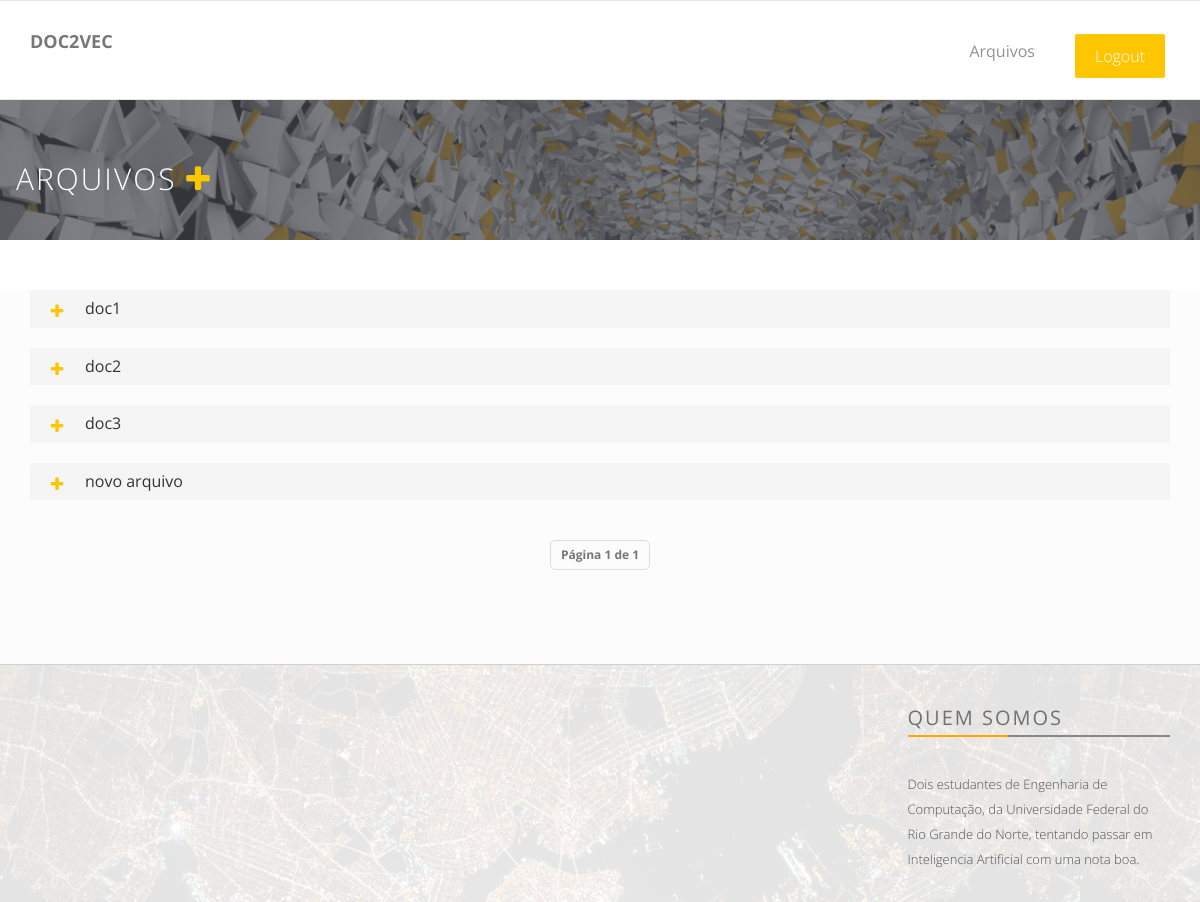
The page /arquivos/ (signed in) on the database its author committed.
### website/models.py (models this page shows, shortened)
class Document(models.Model):
    user = models.ForeignKey(User, on_delete=models.CASCADE)
    title = models.CharField("Título", max_length=200, validators=[min_length, deny_href])
    doc = models.FileField("Documento", upload_to=url_docs, validators=[validate_file_extension])
    date = models.DateTimeField("Data", editable=False, default=timezone.now)

### website/views/doc_views.py (the view, shortened to what this page needs)
# urls.py: url(r'^arquivos/$', DocumentView.as_view(), name='doc_view'),
@method_decorator(login_required, name='dispatch')
class DocumentView(View):
    def get(self, request, *args, **kwargs):
        view = DocumentList.as_view()
        return view(request, *args, **kwargs)

### website/views/doc_views.py (called while the page is built)
    def get_context_data(self, **kwargs):
        context = super(DocumentList, self).get_context_data(**kwargs)
        context['doc_form'] = self.doc_form
        context['doc_error'] = self.request.session.pop('doc_error', None)
        return context

### website/templates/website/docs/docs.html (shortened to what this page needs)
{% extends "website/base.html" %}
{% block content %}
{% load static %}
        <link rel="stylesheet" href="{% static 'css/docs.css' %}">
        <div class="page-head">
           <div class="container">
               <div class="row">
                   <div class="page-head-content">
                       <h1 class="page-title">Arquivos <a id="add-doc-btn" href="#new-doc" ><span class="fa fa-plus"></span></a></h1>
                   </div>
               </div>
           </div>
       </div>
       <div class="content-area recent-property" style="background-color: #FCFCFC; padding-bottom: 55px;">
           <div class="container">
               <div class="row row-feat">
                   <div class="col-md-12 feat-list">
                         {% for doc in documents %}
                           <div class="panel-group">
                               <div class="panel panel-default">
                                   <div class="panel-heading">
                                        <h4 class="panel-title fqa-title" data-toggle="collapse" data-target="#doc{{doc.pk}}" >
                                           {{doc.title}}
                                        </h4>
                                   </div>
                               </div>
                           </div>
                          {% endfor %}
                   </div>
               </div>
                <div class="col-md-12 text-center">
                 <ul class="pagination pagination-sm">
                   <li class="page-item disabled" >
                     <a class="page-link" style="cursor:default;">
                       Página {{ page_obj.number }} de {{ page_obj.paginator.num_pages }}
                     </a>
                   </li>
                 </ul>
               </div>
           </div>
       </div>
{% endblock %}

### website/static/third-party/theme/assets/css/style.css (style rules this page uses)
html, body { width: 100%; overflow-x: hidden; }
body { height:100%; font-family: 'Open Sans', sans-serif; font-weight: 300; padding:0; margin:0; font-size:14px; line-height: 28px; color: #777; background: #fff; position: relative; }
h1, .h1, h2, .h2, h3, .h3, h4, .h4, h5, .h5, h6, .h6, p, .navbar, .brand, .btn-simple { -moz-osx-font-smoothing: grayscale; -webkit-font-smoothing: antialiased; }
h1, .h1, h2, .h2, h3, .h3, h4, .h4 { font-weight: 400; }
h1, .h1 { font-size: 52px; }
h4, .h4 { font-size: 22px; }
a { color: #d27e04; outline: 0; font-weight: bold; -webkit-transition: all .8s ease; transition: all .8s ease; }
.pagination > li > a, .pagination > li > span, .pagination > li:first-child > a, .pagination > li:first-child > span, .pagination > li:last-child > a, .pagination > li:last-child > span { border-radius: 50%; margin: 0 2px; color: #777777; }
.page-head { color: #FFF; background: url("../../../../img/docs-page-header.jpg") no-repeat scroll center top / cover; position: relative; min-height: 140px; }
.page-head > .container { background-color: rgba(73, 76, 83, 0.7); position: absolute; top: 0; left: 0; width: 100%; height: 100%; }
.page-head-content { padding-top: 52px; padding-bottom: 52px; }
.page-head-content .page-title { margin: 0px; padding: 10px 16px; font-size: 30px; font-weight: 300; text-transform: uppercase; letter-spacing: 2px; }
.content-area { background-color: #FCFCFC; padding-bottom: 55px; margin-top: 5rem; }
.panel-default { border-color: transparent; }
.panel { margin-bottom: 20px; background-color: #FFF; border: transparent; border-radius: 0px; box-shadow: 0px 1px 1px rgba(0, 0, 0, 0); }
.page-title { padding-top: 55px; }
.pagination { height: 40px; margin: 20px 10px; }
.pagination li { display: inline; }
.pagination a, .pagination span { float: left; padding: 0 14px; line-height: 38px; text-decoration: none; background-color: #ffffff; border: 1px solid #dddddd; border-left-width: 0; }
.pagination .disabled span, .pagination .disabled a, .pagination .disabled a:hover { color: #999999; cursor: default; background-color: transparent; }
.pagination li:first-child a, .pagination li:first-child span { border-left-width: 1px; -webkit-border-radius: 3px 0 0 3px; -moz-border-radius: 3px 0 0 3px; border-radius: 3px 0 0 3px; }
.pagination li:last-child a, .pagination li:last-child span { -webkit-border-radius: 0 3px 3px 0; -moz-border-radius: 0 3px 3px 0; border-radius: 0 3px 3px 0; }
.fqa-title::before { float: left; width: 24px; height: 24px; content: ""; color: #FDC600; font-size: 16px; line-height: 24px; text-align: center; font-family: "FontAwesome"; margin-right: 16px; cursor: pointer; }

### website/static/css/main.css (style rules this page uses)
#add-doc-btn { color: rgb(253, 198, 0); }

### website/static/css/docs.css (style rules this page uses)
.page-item a { border-radius: 5px !important; height: 30px !important; }

### rows shown on the page
Document: title "doc1"
Document: title "doc2"
Document: title "doc3"
Document: title "novo arquivo"

### other values the page prints
{{ page_obj.number }} "1"
{{ page_obj.paginator.num_pages }} "1"
